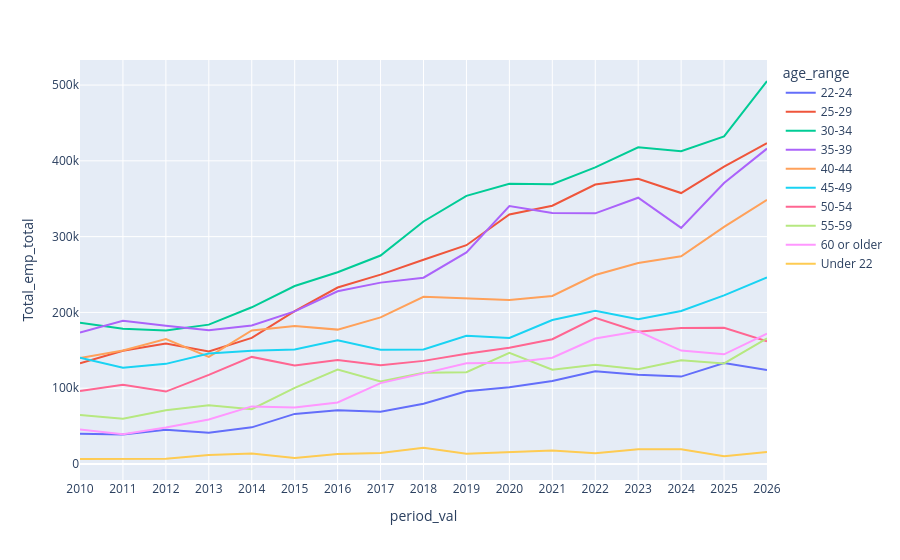

Here is the notebook cell this chart was saved with:
### Markdown cell above
Graphing software-developer employment by year and age range:

### Code cell
fig = px.line(df_full_emp_totals.query(
"(period == 'year_as_str') & (age_range != 'All') & (occ2010 == 'Software \
developers, applications and systems software')"),
x = 'period_val', y = 'Total_emp_total', 
hover_data = 'Response_Count_emp_total', 
color = 'age_range')
# Ensuring that the years will be in chronological order, even if data for
# certain age ranges isn't present for all years:
# Any individual age-range value could have been used here instead of 'All';
# what's important is to show just one set of period entries so that we don't have
# duplicate entries within our sort criteria.
fig.update_xaxes(categoryorder = 'array', 
categoryarray = df_full_emp_totals.query(
"period == 'year_as_str' & age_range == 'All'").sort_values(
'period_val')['period_val'].unique())

### Figure 1 — Plotly figure (JSON) as saved in the notebook; plotly's stock layout.template omitted (floating-point values rounded to 4 significant figures)
{"data": [{"customdata": [[176], [161], [197], [184], [211], [247], [257], [270], [326], [348], [293], [343], [345], [310], [327], [304], [197]], "hovertemplate": "age_range=22-24<br>period_val=%{x}<br>Total_emp_total=%{y}<br>Response_Count_emp_total=%{customdata[0]}<extra></extra>", "legendgroup": "22-24", "line": {"color": "#636efa", "dash": "solid"}, "marker": {"symbol": "circle"}, "mode": "lines", "name": "22-24", "orientation": "v", "showlegend": true, "type": "scatter", "x": ["2010", "2011", "2012", "2013", "2014", "2015", "2016", "2017", "2018", "2019", "2020", "2021", "2022", "2023", "2024", "2025", "2026"], "xaxis": "x", "y": [40100.0, 38960.0, 45270.0, 41260.0, 48370.0, 66140.0, 70850.0, 69020.0, 79590.0, 96070.0, 101400.0, 109500.0, 122500.0, 117600.0, 115400.0, 133200.0, 124100.0], "yaxis": "y"}, {"customdata": [[681], [703], [773], [741], [769], [782], [909], [964], [1011], [995], [987], [1068], [1124], [1088], [1078], [982], [644]], "hovertemplate": "age_range=25-29<br>period_val=%{x}<br>Total_emp_total=%{y}<br>Response_Count_emp_total=%{customdata[0]}<extra></extra>", "legendgroup": "25-29", "line": {"color": "#EF553B", "dash": "solid"}, "marker": {"symbol": "circle"}, "mode": "lines", "name": "25-29", "orientation": "v", "showlegend": true, "type": "scatter", "x": ["2010", "2011", "2012", "2013", "2014", "2015", "2016", "2017", "2018", "2019", "2020", "2021", "2022", "2023", "2024", "2025", "2026"], "xaxis": "x", "y": [133100.0, 149500.0, 158900.0, 148400.0, 166300.0, 201700.0, 232900.0, 249800.0, 269500.0, 288700.0, 329300.0, 340800.0, 368700.0, 376300.0, 357500.0, 392400.0, 423300.0], "yaxis": "y"}, {"customdata": [[919], [912], [893], [951], [961], [999], [1094], [1109], [1200], [1247], [1138], [1168], [1243], [1321], [1241], [1049], [874]], "hovertemplate": "age_range=30-34<br>period_val=%{x}<br>Total_emp_total=%{y}<br>Response_Count_emp_total=%{customdata[0]}<extra></extra>", "legendgroup": "30-34", "line": {"color": "#00cc96", "dash": "solid"}, "marker": {"symbol": "circle"}, "mode": "lines", "name": "30-34", "orientation": "v", "showlegend": true, "type": "scatter", "x": ["2010", "2011", "2012", "2013", "2014", "2015", "2016", "2017", "2018", "2019", "2020", "2021", "2022", "2023", "2024", "2025", "2026"], "xaxis": "x", "y": [186500.0, 178600.0, 176300.0, 183900.0, 206800.0, 234900.0, 253100.0, 275000.0, 320000.0, 353800.0, 369800.0, 369200.0, 391500.0, 417900.0, 412800.0, 432300.0, 505300.0], "yaxis": "y"}, {"customdata": [[861], [881], [900], [865], [858], [877], [992], [1031], [1015], [1044], [1127], [1114], [1089], [1107], [1024], [1019], [741]], "hovertemplate": "age_range=35-39<br>period_val=%{x}<br>Total_emp_total=%{y}<br>Response_Count_emp_total=%{customdata[0]}<extra></extra>", "legendgroup": "35-39", "line": {"color": "#ab63fa", "dash": "solid"}, "marker": {"symbol": "circle"}, "mode": "lines", "name": "35-39", "orientation": "v", "showlegend": true, "type": "scatter", "x": ["2010", "2011", "2012", "2013", "2014", "2015", "2016", "2017", "2018", "2019", "2020", "2021", "2022", "2023", "2024", "2025", "2026"], "xaxis": "x", "y": [173600.0, 188900.0, 182400.0, 176300.0, 182900.0, 201400.0, 227900.0, 239300.0, 245800.0, 279200.0, 340400.0, 331100.0, 330800.0, 351400.0, 311500.0, 370600.0, 416200.0], "yaxis": "y"}, {"customdata": [[732], [738], [781], [704], [789], [770], [777], [798], [929], [860], [764], [827], [803], [869], [902], [835], [627]], "hovertemplate": "age_range=40-44<br>period_val=%{x}<br>Total_emp_total=%{y}<br>Response_Count_emp_total=%{customdata[0]}<extra></extra>", "legendgroup": "40-44", "line": {"color": "#FFA15A", "dash": "solid"}, "marker": {"symbol": "circle"}, "mode": "lines", "name": "40-44", "orientation": "v", "showlegend": true, "type": "scatter", "x": ["2010", "2011", "2012", "2013", "2014", "2015", "2016", "2017", "2018", "2019", "2020", "2021", "2022", "2023", "2024", "2025", "2026"], "xaxis": "x", "y": [139800.0, 149900.0, 165000.0, 141400.0, 176100.0, 182200.0, 177300.0, 193400.0, 220600.0, 218900.0, 216500.0, 221800.0, 249400.0, 265200.0, 274100.0, 312800.0, 348400.0], "yaxis": "y"}, {"customdata": [[708], [686], [695], [727], [743], [707], [684], [642], [630], [676], [563], [659], [717], [621], [678], [602], [481]], "hovertemplate": "age_range=45-49<br>period_val=%{x}<br>Total_emp_total=%{y}<br>Response_Count_emp_total=%{customdata[0]}<extra></extra>", "legendgroup": "45-49", "line": {"color": "#19d3f3", "dash": "solid"}, "marker": {"symbol": "circle"}, "mode": "lines", "name": "45-49", "orientation": "v", "showlegend": true, "type": "scatter", "x": ["2010", "2011", "2012", "2013", "2014", "2015", "2016", "2017", "2018", "2019", "2020", "2021", "2022", "2023", "2024", "2025", "2026"], "xaxis": "x", "y": [140400.0, 127200.0, 132100.0, 145800.0, 149300.0, 151000.0, 163100.0, 150900.0, 151200.0, 169200.0, 166400.0, 190000.0, 202100.0, 191100.0, 201900.0, 222500.0, 246100.0], "yaxis": "y"}, {"customdata": [[525], [586], [533], [620], [711], [580], [638], [585], [606], [608], [556], [578], [636], [574], [576], [480], [298]], "hovertemplate": "age_range=50-54<br>period_val=%{x}<br>Total_emp_total=%{y}<br>Response_Count_emp_total=%{customdata[0]}<extra></extra>", "legendgroup": "50-54", "line": {"color": "#FF6692", "dash": "solid"}, "marker": {"symbol": "circle"}, "mode": "lines", "name": "50-54", "orientation": "v", "showlegend": true, "type": "scatter", "x": ["2010", "2011", "2012", "2013", "2014", "2015", "2016", "2017", "2018", "2019", "2020", "2021", "2022", "2023", "2024", "2025", "2026"], "xaxis": "x", "y": [96320.0, 104500.0, 95560.0, 117500.0, 141300.0, 130000.0, 137300.0, 130400.0, 136100.0, 145500.0, 153500.0, 164600.0, 192900.0, 174500.0, 179300.0, 179700.0, 162000.0], "yaxis": "y"}, {"customdata": [[346], [360], [378], [401], [373], [455], [521], [473], [480], [513], [554], [433], [432], [401], [457], [392], [340]], "hovertemplate": "age_range=55-59<br>period_val=%{x}<br>Total_emp_total=%{y}<br>Response_Count_emp_total=%{customdata[0]}<extra></extra>", "legendgroup": "55-59", "line": {"color": "#B6E880", "dash": "solid"}, "marker": {"symbol": "circle"}, "mode": "lines", "name": "55-59", "orientation": "v", "showlegend": true, "type": "scatter", "x": ["2010", "2011", "2012", "2013", "2014", "2015", "2016", "2017", "2018", "2019", "2020", "2021", "2022", "2023", "2024", "2025", "2026"], "xaxis": "x", "y": [64680.0, 59750.0, 70960.0, 77680.0, 72340.0, 100500.0, 124600.0, 108800.0, 120400.0, 121200.0, 146800.0, 124300.0, 130900.0, 125200.0, 136900.0, 132700.0, 165700.0], "yaxis": "y"}, {"customdata": [[256], [231], [286], [330], [401], [393], [404], [503], [543], [558], [527], [570], [622], [648], [526], [452], [383]], "hovertemplate": "age_range=60 or older<br>period_val=%{x}<br>Total_emp_total=%{y}<br>Response_Count_emp_total=%{customdata[0]}<extra></extra>", "legendgroup": "60 or older", "line": {"color": "#FF97FF", "dash": "solid"}, "marker": {"symbol": "circle"}, "mode": "lines", "name": "60 or older", "orientation": "v", "showlegend": true, "type": "scatter", "x": ["2010", "2011", "2012", "2013", "2014", "2015", "2016", "2017", "2018", "2019", "2020", "2021", "2022", "2023", "2024", "2025", "2026"], "xaxis": "x", "y": [45550.0, 39440.0, 48210.0, 58650.0, 76050.0, 74640.0, 81240.0, 106800.0, 119600.0, 132800.0, 133700.0, 140300.0, 165500.0, 175000.0, 149600.0, 144700.0, 172100.0], "yaxis": "y"}, {"customdata": [[28], [31], [41], [48], [56], [45], [53], [50], [78], [52], [51], [59], [38], [54], [48], [27], [27]], "hovertemplate": "age_range=Under 22<br>period_val=%{x}<br>Total_emp_total=%{y}<br>Response_Count_emp_total=%{customdata[0]}<extra></extra>", "legendgroup": "Under 22", "line": {"color": "#FECB52", "dash": "solid"}, "marker": {"symbol": "circle"}, "mode": "lines", "name": "Under 22", "orientation": "v", "showlegend": true, "type": "scatter", "x": ["2010", "2011", "2012", "2013", "2014", "2015", "2016", "2017", "2018", "2019", "2020", "2021", "2022", "2023", "2024", "2025", "2026"], "xaxis": "x", "y": [6627.0, 6940.0, 6997.0, 11830.0, 13980.0, 8057.0, 13290.0, 14490.0, 21490.0, 13500.0, 15250.0, 17860.0, 14070.0, 19430.0, 19380.0, 10240.0, 15750.0], "yaxis": "y"}], "layout": {"legend": {"title": {"text": "age_range"}, "tracegroupgap": 0}, "margin": {"t": 60}, "xaxis": {"anchor": "y", "categoryarray": ["2010", "2011", "2012", "2013", "2014", "2015", "2016", "2017", "2018", "2019", "2020", "2021", "2022", "2023", "2024", "2025", "2026"], "categoryorder": "array", "domain": [0, 1], "title": {"text": "period_val"}}, "yaxis": {"anchor": "x", "domain": [0, 1], "title": {"text": "Total_emp_total"}}}}
